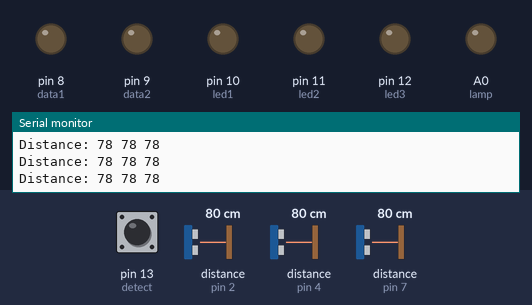
Recording of a sketch running on a simulated Arduino Uno, built with avr-gcc and run on an emulated ATmega328P. On the bench: output pins drawn as LEDs (lit = HIGH), the last lines printed to the serial monitor. Wiring (inferred from the names in the program): 3 × ultrasonic range finder: trigger pin 3, echo pin 2 / trigger pin 5, echo pin 4 / trigger pin 6, echo pin 7. The inputs (shaded band) are chosen by the test bench; at power-on: distance to the obstacle (sensors on pin 2, pin 4, pin 7) 80 cm, pin 13 (detect) HIGH. The echo pulse lasts 58.3 µs per cm; pins used as bus, display or sensor lines are not drawn.

Above: at 1.2 s.
1.3 s: distance to the obstacle (sensor on pin 2) set to 45 cm
4.3 s: distance to the obstacle (sensor on pin 2) set to 37 cm
At 5.5 s:
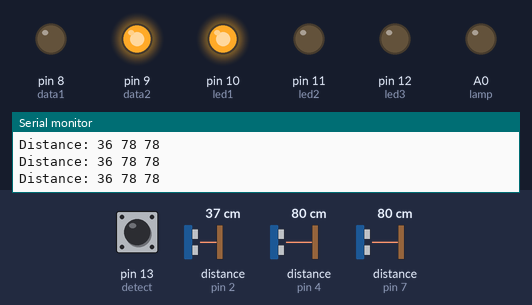
5.8 s: distance to the obstacle (sensor on pin 4) set to 45 cm
8.8 s: distance to the obstacle (sensor on pin 4) set to 37 cm
At 10.0 s:
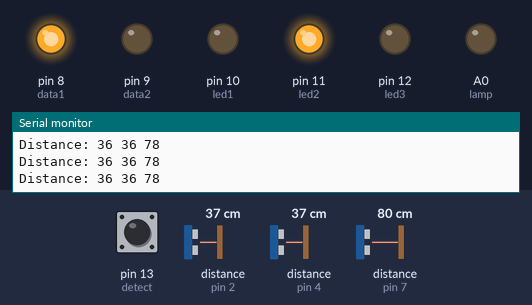
10.3 s: distance to the obstacle (sensor on pin 7) set to 44 cm
13.3 s: distance to the obstacle (sensor on pin 7) set to 38 cm
At 14.2 s:
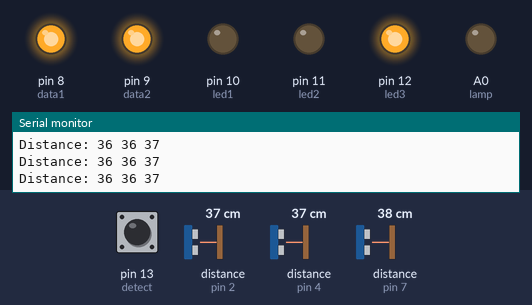
Timing chart, 0 to 15.8 s (numbered marks = the images above; inputs shaded):
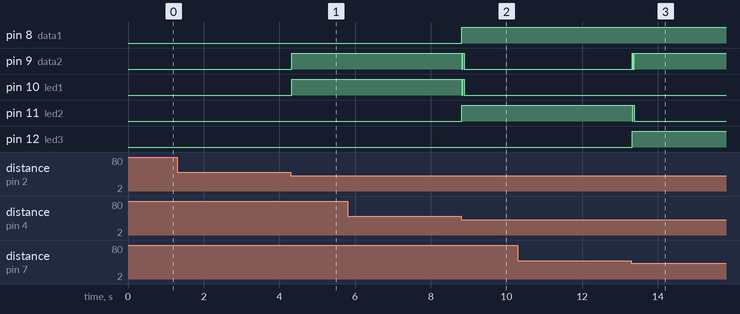

The sketch:

Detector_Sensor.ino
```cpp
#define echoPinA 2
#define trigPinA 3
#define echoPinB 4
#define trigPinB 5
#define echoPinC 7
#define trigPinC 6
#define data1  8
#define data2  9
#define led1  10
#define led2  11
#define led3  12
#define detect 13
#define lamp A0

// Modul Detektor 3 Sensor 2 Bit Output

// defines variables
long durationA, durationB, durationC;
int distanceA, distanceB, distanceC;

void setup() {
  pinMode(trigPinA, OUTPUT);
  pinMode(trigPinB, OUTPUT);
  pinMode(trigPinC, OUTPUT);
  pinMode(led1, OUTPUT);
  pinMode(led2, OUTPUT);
  pinMode(led3, OUTPUT);
  pinMode(data2, OUTPUT);
  pinMode(data1, OUTPUT);
  pinMode(echoPinA, INPUT);
  pinMode(echoPinB, INPUT);
  pinMode(echoPinC, INPUT);
  pinMode(detect, INPUT);
  pinMode(lamp, OUTPUT);
  Serial.begin(9600);
  Serial.println("Ultrasonic Sensor HC-SR04 Test");
}
void loop() {
  digitalWrite(trigPinA, LOW);
  delayMicroseconds(2);
  digitalWrite(trigPinA, HIGH);
  delayMicroseconds(10);
  digitalWrite(trigPinA, LOW);
  durationA = pulseIn(echoPinA, HIGH);

  digitalWrite(trigPinB, LOW);
  delayMicroseconds(2);
  digitalWrite(trigPinB, HIGH);
  delayMicroseconds(10);
  digitalWrite(trigPinB, LOW);
  durationB = pulseIn(echoPinB, HIGH);

  digitalWrite(trigPinC, LOW);
  delayMicroseconds(2);
  digitalWrite(trigPinC, HIGH);
  delayMicroseconds(10);
  digitalWrite(trigPinC, LOW);
  durationC = pulseIn(echoPinC, HIGH);

  distanceA = durationA * 0.034 / 2;
  distanceB = durationB * 0.034 / 2;
  distanceC = durationC * 0.034 / 2;

  if((distanceA > 30) && (distanceB > 30) && (distanceC > 30)){
    digitalWrite(data1, LOW);
    digitalWrite(data2, LOW);
    digitalWrite(led1,LOW);
    digitalWrite(led2,LOW);
    digitalWrite(led3,LOW);
    }
  if(distanceA < 40){
    digitalWrite(data1, LOW);
    digitalWrite(data2, HIGH);
    digitalWrite(led1,HIGH);
    digitalWrite(led2,LOW);
    digitalWrite(led3,LOW);
  }
  if(distanceB < 40){
    digitalWrite(data1, HIGH);
    digitalWrite(data2, LOW);
    digitalWrite(led1,LOW);
    digitalWrite(led2,HIGH);
    digitalWrite(led3,LOW);
  }
  if(distanceC < 40){
    digitalWrite(data1, HIGH);
    digitalWrite(data2, HIGH);
    digitalWrite(led1,LOW);
    digitalWrite(led2,LOW);
    digitalWrite(led3,HIGH);
  }
  Serial.print("Distance: ");
  Serial.print(distanceA);
  Serial.print(" ");
  Serial.print(distanceB);
  Serial.print(" ");
  Serial.print(distanceC);
  Serial.println(" ");

  if(digitalRead(detect) == 0){
      digitalWrite(lamp,HIGH);
  }
  else{
    digitalWrite(lamp,LOW);
  }
}
```

Measured:
- the behaviour switches between 41 and 40 cm on distance to the obstacle (sensor on pin 2) (found by bisection; images 0 and 1)
- the behaviour switches between 41 and 40 cm on distance to the obstacle (sensor on pin 4) (found by bisection; images 1 and 2)
- the behaviour switches between 41 and 40 cm on distance to the obstacle (sensor on pin 7) (found by bisection; images 2 and 3)
- after the input at 4.3 s, pin 9 (data2), pin 10 (led1): LOW → HIGH at once
- after the input at 8.8 s, pin 8 (data1), pin 11 (led2): LOW → HIGH at once; pin 9 (data2), pin 10 (led1): HIGH → LOW at once, → HIGH 0.02 s later, → LOW 0.04 s later
- after the input at 13.3 s, pin 9 (data2): LOW → HIGH at once, → LOW 0.02 s later, → HIGH 0.04 s later; pin 11 (led2): HIGH → LOW at once, → HIGH 0.02 s later, → LOW 0.04 s later; pin 12 (led3): LOW → HIGH at once
